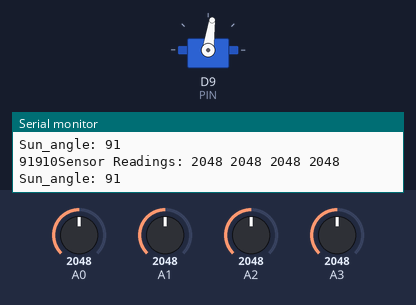
Recording of a program running on a simulated Arduino Nano ESP32. On the bench: servo, the last lines printed to the serial monitor. The test bench sets the inputs (shaded band); at power-on: A0 = 2048, A1 = 2048, A2 = 2048, A3 = 2048.

Above: at 6.2 s.
6.3 s: A0 set to 3972
9.3 s: A1 set to 2866
12.3 s: A2 set to 2866
At 13.4 s:
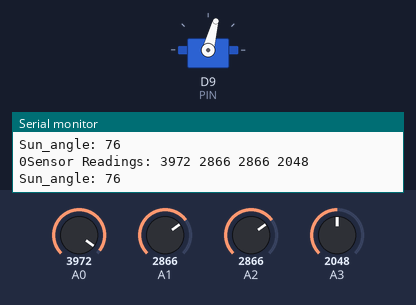
15.3 s: A3 set to 1228
At 16.4 s:
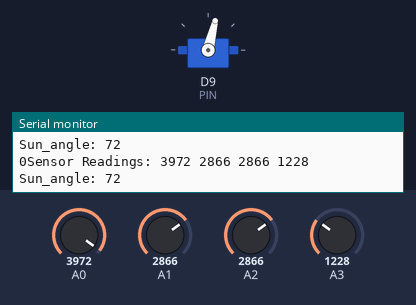
18.3 s: A1 set to 3972
21.0 s: A3 set to 122
At 27.5 s:
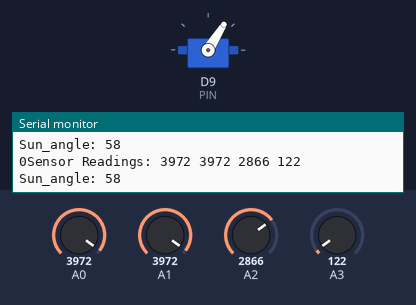
Timing chart, 0 to 28.5 s (numbered marks = the images above; inputs shaded):
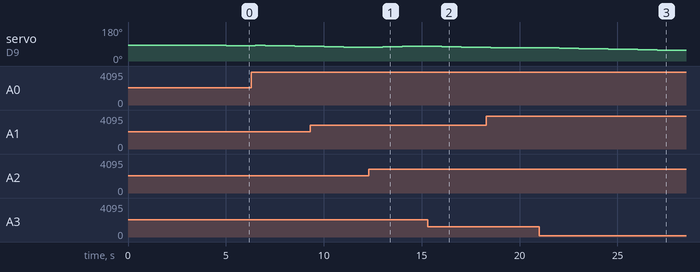

The program:

main.cpp
```cpp
#include <Arduino.h>
#include "power_monitor.h"
#include "servo_driver.h"
#include "task.h"
#include "solar_tracker.h"


ServoDriver servodriver;
//PowerMonitor powermonitor;
SolarTracker solartracker;


Task<ServoDriver> servo_task = {500,0, &servodriver, &ServoDriver::set,0};
//Task<PowerMonitor> power_task {5000,0, &powermonitor, &PowerMonitor::takeReading};
Task<SolarTracker> track_task {100,0, &solartracker, &SolarTracker::findAngle,0};


template <typename T>
int executeTask(Task <T> &task, int argument){
  if(millis() - task.last_run_time >= task.interval){
     task.last_run_time = millis();
     Serial.print(argument);
     task.last_output = (task.object->*task.execute)(argument);
     return task.last_output;

  }
  return task.last_output;
}

unsigned long moveservotime = 0;
unsigned long readingtime = 0;
int sun_angle = 0;

void setup() {
  Serial.begin(115200);


  while (!Serial) { // program does not run until Serial opens
    delay(1);
  }

  Serial.println("setup");
  servodriver.begin();
  //powermonitor.begin();
  solartracker.begin();
  delay(2000);
}

void loop() {
  //Serial.println("loop");
  //executeTask(power_task,0);
  sun_angle = executeTask(track_task,0);

  executeTask(servo_task,sun_angle);


}
```

power_monitor.h
```cpp
#pragma once
#include <Arduino.h>
#include <Wire.h>
#include <Adafruit_INA219.h>

struct Reading{
    float bus_voltage; //  V
    float shunt_voltage; // mV
    float current; // mA
    float power; // mW
};


class PowerMonitor{
    public:
        PowerMonitor();
        bool begin(TwoWire *theWire = &Wire);
        int takeReading(int unused );
        //void powerSave(bool enable);


    private:
        Adafruit_INA219 _sensors[4] = {
            Adafruit_INA219(0x43),
            Adafruit_INA219(0x42),
            Adafruit_INA219(0x41),
            Adafruit_INA219(0x40)
        };

        bool _initialised;
        //bool isValidChannel(uint8_t channel);
};
```

solar_tracker.h
```cpp
#pragma once
#include <Arduino.h>


#define SENSOR1 A0
#define SENSOR2 A1
#define SENSOR3 A2
#define SENSOR4 A3
#define RESISTORVALUE 100e3
#define CURRENTSENSITIVITY 10.0e-9
#define SAMPLENUMBER 10


class SolarTracker{
    public:
        int sun_angle;
        int sensor_angles[4] = {0,60,120,180};
        float sensor_readings[SAMPLENUMBER][4];
        int reading_num = 0;
        float average_readings[4] = {0,0,0,0};

        SolarTracker();
        bool begin();
        void readSensors();
        void calcAverage();
        int findAngle(int unused);
    private:
        int _sensor_pins[4] = {SENSOR1,SENSOR2,SENSOR3,SENSOR4};
        float _offsets[4] = {0,0,0,0};

};
```

task.h
```cpp
#pragma once
template <typename T>

struct Task{
  unsigned long interval;
  unsigned long last_run_time;
  T* object;
  int (T::*execute)(int);
  int last_output;
};
```

power_monitor.cpp
```cpp
#include "power_monitor.h"
#include <Arduino.h>

PowerMonitor::PowerMonitor()
    :_initialised{false}
    {}

bool PowerMonitor::begin(TwoWire *the_wire){
    bool all_ok = true;

    if (! _sensors[0].begin(the_wire)){
        all_ok = false;
    }else if(! _sensors[1].begin(the_wire) ){
        all_ok = false;
    }else if (! _sensors[2].begin(the_wire)){
        all_ok = false;
    }

    return all_ok;

}

int PowerMonitor::takeReading(int unused){

    Serial.print("Arduino: ");
    Serial.print(_sensors[0].getPower_mW());
    Serial.print("  Motor:");
    Serial.print(_sensors[1].getPower_mW());
    Serial.print("  Tracking System: ");
    Serial.print(_sensors[2].getPower_mW());
    Serial.print("  Solar Panel: ");
    Serial.print(_sensors[3].getPower_mW());
    Serial.print("\n");

    return 0;

}
```

solar_tracker.cpp
```cpp
#include "solar_tracker.h"
#include <Arduino.h>


SolarTracker::SolarTracker(){}

bool SolarTracker::begin(){
     Serial.println("Begin");

    for(int i = 0; i < SAMPLENUMBER; i++){
        Serial.println(reading_num);

        readSensors();
        delay(300);
    }
    calcAverage();

    for(int i = 0; i < 4; i++){
        _offsets[i] = average_readings[i];
    }

    return true;

}


void SolarTracker::calcAverage(){
    reading_num = 0;
    //Serial.println("Average");


    float sum;

    for ( int sensor = 0; sensor < 4; sensor++){
        sum = 0;

        for (int sample = 0; sample < SAMPLENUMBER; sample++){
            sum += sensor_readings[sample][sensor];

        }

        average_readings[sensor] = sum/SAMPLENUMBER;
    }
}

void SolarTracker::readSensors(){

    //Serial.println("readSensors");

    float sensor_voltages[4];
    float sensor_currents[4];
    int adc = 0;

    Serial.print("Sensor Readings: ");
    for( int i = 0; i < 4; i++){
        int adc = analogRead(_sensor_pins[i]);
        sensor_readings[reading_num][i] = adc;
        //adc = analogRead(_sensor_pins[i]);
        //sensor_voltages[i] = adc*5.0/1023.0;
        //sensor_currents[i] = sensor_voltages[i]/ RESISTORVALUE;
        //sensor_readings[reading_num][i] = adc;
        Serial.print(adc);
        Serial.print(" ");

    }
    Serial.print("\n");
    reading_num++;

}

int SolarTracker::findAngle(int unused){
    //Serial.println("findAngle");
    //Serial.print("reading_num: ");
    //Serial.print(reading_num);
    //Serial.print("\n");


    if (reading_num < 9) {
        readSensors();

    } else{
        //Serial.print("else");
        calcAverage();

        float weighted_sum = 0;
        float sum = 0;

        for(int i =0; i < 4; i++){
            int temp = average_readings[i];
            // - _offsets[i];
            if (temp < 0){
                temp = 0;
            }
            weighted_sum += (temp)*sensor_angles[i];
            sum += temp;
        }

        if (sum == 0) {
            return sun_angle;
        }

        int weighted_average = static_cast<int>( weighted_sum / sum + 1) ;
        sun_angle = weighted_average;
    }
    Serial.print("Sun_angle: ");
    Serial.print(sun_angle);
    Serial.print("\n");
    return sun_angle;


}
```

servo_driver.h
```cpp
#pragma once
#include <Arduino.h>
#include <Servo.h>
#define PIN 9


class ServoDriver{

    public:
        ServoDriver();
        void begin();
        int set(int position);

    private:
        Servo servo;
        int _current_position = 83;

};
```

servo_driver.cpp
```cpp
#include <servo_driver.h>


ServoDriver::ServoDriver(){
}

void ServoDriver::begin(){
    servo.attach(PIN);
    servo.write(83);


    while (!set(83)) {
        delay(700);
    };


}

int ServoDriver::set(int position){
    Serial.print(position);

    /*Serial.print("position: ");
    Serial.print(position);
    Serial.print(" current position: ");
    Serial.print(_current_position);
    Serial.println("moving!"); */


    if (position != _current_position){


        _current_position = constrain(_current_position,20,146);

        if ( position > _current_position){

            servo.write(_current_position+1);
            _current_position++;
            return 0;
        }else{

            servo.write(_current_position-1);
            _current_position--;
            return 0;
        }

    }
    return 1;


    } 
```

Measured:
- after the input at 12.3 s, servo on D9 (PIN): 74° → 75° after 0.72 s, → 76° 0.50 s later, → 77° 0.50 s later
- after the input at 15.3 s, servo on D9 (PIN): moves from 77° to 72° over 2.0 s, starting after 0.72 s
- after the input at 21.0 s, servo on D9 (PIN): moves from 69° to 58° over 5.0 s, starting after 1.0 s
